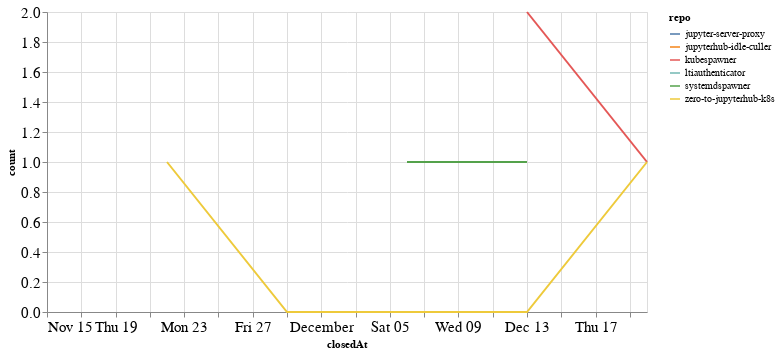

Notebook code for this chart:
### Code cell
closed_by_time = closed_by.groupby('repo').resample('W', on='closedAt').count()['author'].reset_index()
closed_by_time = closed_by_time.rename(columns={'author': 'count'})

alt.Chart(closed_by_time, width=600).mark_line().encode(
    x='closedAt',
    y='count',
    color='repo',
    tooltip="repo"
)

### Figure 1 — Vega-Lite specification as saved in the notebook (floating-point values rounded to 4 significant figures)
{"config": {"axisLeft": {"labelFontSize": 15}, "axisBottom": {"labelFontSize": 15}}, "data": {"name": "data-3ce9fab4a95bc25fdda3a9807bda55f0"}, "mark": "line", "encoding": {"color": {"type": "nominal", "field": "repo"}, "tooltip": {"type": "nominal", "field": "repo"}, "x": {"type": "temporal", "field": "closedAt"}, "y": {"type": "quantitative", "field": "count"}}, "width": 600, "$schema": "https://vega.github.io/schema/vega-lite/v4.8.1.json", "datasets": {"data-3ce9fab4a95bc25fdda3a9807bda55f0": [{"repo": "jupyter-server-proxy", "closedAt": "2020-11-22T00:00:00", "count": 1}, {"repo": "jupyterhub-idle-culler", "closedAt": "2020-11-15T00:00:00", "count": 1}, {"repo": "kubespawner", "closedAt": "2020-12-13T00:00:00", "count": 2}, {"repo": "kubespawner", "closedAt": "2020-12-20T00:00:00", "count": 1}, {"repo": "ltiauthenticator", "closedAt": "2020-12-06T00:00:00", "count": 1}, {"repo": "systemdspawner", "closedAt": "2020-12-06T00:00:00", "count": 1}, {"repo": "systemdspawner", "closedAt": "2020-12-13T00:00:00", "count": 1}, {"repo": "zero-to-jupyterhub-k8s", "closedAt": "2020-11-22T00:00:00", "count": 1}, {"repo": "zero-to-jupyterhub-k8s", "closedAt": "2020-11-29T00:00:00", "count": 0}, {"repo": "zero-to-jupyterhub-k8s", "closedAt": "2020-12-06T00:00:00", "count": 0}, {"repo": "zero-to-jupyterhub-k8s", "closedAt": "2020-12-13T00:00:00", "count": 0}, {"repo": "zero-to-jupyterhub-k8s", "closedAt": "2020-12-20T00:00:00", "count": 1}]}}
